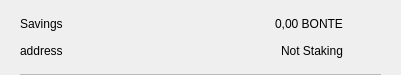
<?xml version="1.0" encoding="UTF-8"?>
<ui version="4.0">
 <class>CSRow</class>
 <widget class="QWidget" name="CSRow">
  <property name="geometry">
   <rect>
    <x>0</x>
    <y>0</y>
    <width>401</width>
    <height>75</height>
   </rect>
  </property>
  <property name="windowTitle">
   <string>Form</string>
  </property>
  <layout class="QVBoxLayout" name="verticalLayout">
   <property name="spacing">
    <number>0</number>
   </property>
   <property name="leftMargin">
    <number>20</number>
   </property>
   <property name="topMargin">
    <number>10</number>
   </property>
   <property name="rightMargin">
    <number>20</number>
   </property>
   <property name="bottomMargin">
    <number>0</number>
   </property>
   <item>
    <widget class="QWidget" name="info" native="true">
     <property name="minimumSize">
      <size>
       <width>0</width>
       <height>0</height>
      </size>
     </property>
     <layout class="QHBoxLayout" name="horizontalLayout_3">
      <property name="leftMargin">
       <number>0</number>
      </property>
      <property name="topMargin">
       <number>0</number>
      </property>
      <property name="rightMargin">
       <number>0</number>
      </property>
      <property name="bottomMargin">
       <number>10</number>
      </property>
      <item>
       <widget class="QWidget" name="container" native="true">
        <property name="minimumSize">
         <size>
          <width>0</width>
          <height>0</height>
         </size>
        </property>
        <layout class="QVBoxLayout" name="verticalLayout_2">
         <property name="spacing">
          <number>0</number>
         </property>
         <property name="leftMargin">
          <number>0</number>
         </property>
         <property name="topMargin">
          <number>0</number>
         </property>
         <property name="rightMargin">
          <number>0</number>
         </property>
         <property name="bottomMargin">
          <number>0</number>
         </property>
         <item>
          <layout class="QHBoxLayout" name="horizontalLayout">
           <item>
            <widget class="QLabel" name="labelName">
             <property name="text">
              <string>Savings</string>
             </property>
            </widget>
           </item>
           <item>
            <spacer name="horizontalSpacer">
             <property name="orientation">
              <enum>Qt::Horizontal</enum>
             </property>
             <property name="sizeHint" stdset="0">
              <size>
               <width>40</width>
               <height>20</height>
              </size>
             </property>
            </spacer>
           </item>
           <item>
            <widget class="QLabel" name="labelAmount">
             <property name="text">
              <string>0,00 BONTE</string>
             </property>
            </widget>
           </item>
          </layout>
         </item>
         <item>
          <layout class="QHBoxLayout" name="horizontalLayout_2">
           <item>
            <widget class="QLabel" name="labelAddress">
             <property name="text">
              <string>address</string>
             </property>
            </widget>
           </item>
           <item>
            <spacer name="horizontalSpacer_2">
             <property name="orientation">
              <enum>Qt::Horizontal</enum>
             </property>
             <property name="sizeHint" stdset="0">
              <size>
               <width>40</width>
               <height>20</height>
              </size>
             </property>
            </spacer>
           </item>
           <item>
            <widget class="QLabel" name="labelStaking">
             <property name="text">
              <string>Not Staking</string>
             </property>
            </widget>
           </item>
          </layout>
         </item>
        </layout>
       </widget>
      </item>
      <item alignment="Qt::AlignHCenter|Qt::AlignVCenter">
       <widget class="QPushButton" name="pushButtonMenu">
        <property name="minimumSize">
         <size>
          <width>24</width>
          <height>24</height>
         </size>
        </property>
        <property name="maximumSize">
         <size>
          <width>32</width>
          <height>32</height>
         </size>
        </property>
        <property name="focusPolicy">
         <enum>Qt::NoFocus</enum>
        </property>
        <property name="styleSheet">
         <string notr="true">border:none; background-color:transparent;</string>
        </property>
        <property name="text">
         <string/>
        </property>
        <property name="icon">
         <iconset>
          <normaloff>://ic-menu-hover</normaloff>://ic-menu-hover</iconset>
        </property>
        <property name="iconSize">
         <size>
          <width>24</width>
          <height>24</height>
         </size>
        </property>
       </widget>
      </item>
     </layout>
    </widget>
   </item>
   <item>
    <widget class="QLabel" name="lblDivisory">
     <property name="minimumSize">
      <size>
       <width>0</width>
       <height>1</height>
      </size>
     </property>
     <property name="maximumSize">
      <size>
       <width>16777215</width>
       <height>1</height>
      </size>
     </property>
     <property name="styleSheet">
      <string notr="true">background-color:#bababa;</string>
     </property>
     <property name="text">
      <string/>
     </property>
     <property name="alignment">
      <set>Qt::AlignBottom|Qt::AlignLeading|Qt::AlignLeft</set>
     </property>
    </widget>
   </item>
  </layout>
 </widget>
 <resources/>
 <connections/>
</ui>
